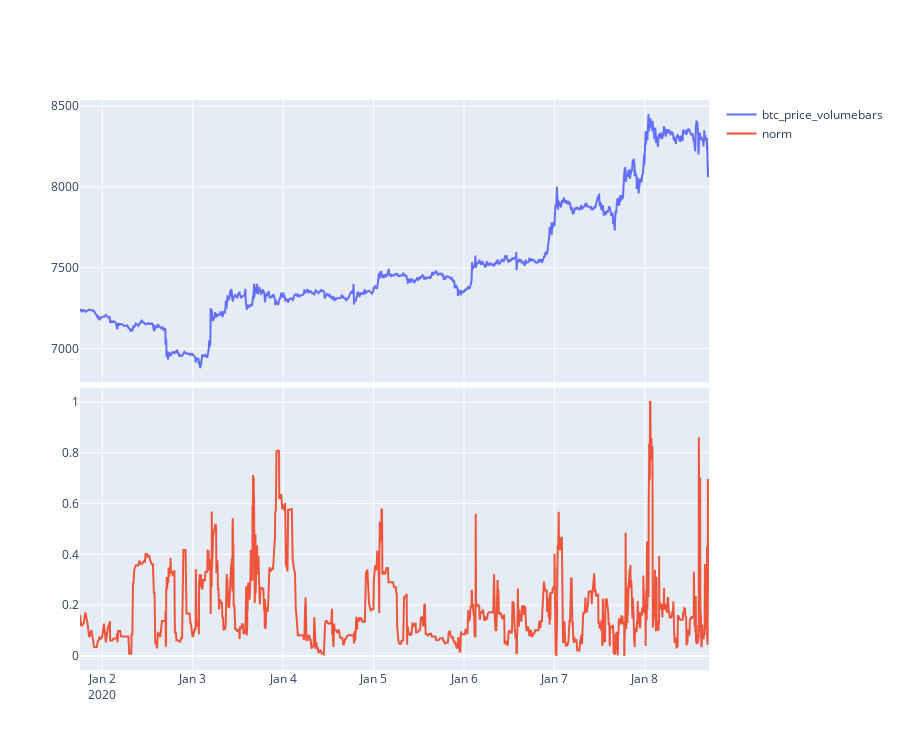

Here is the notebook cell this chart was saved with:
### Code cell
calced_df = pd.DataFrame(
    {
        # "log_price": log_price[1:],
        "btc_price_volumebars": data_df["Close"],
        "norm": norm[:,1][1:],
        # "vix_price": clean_data["^VIX"][50:]
        # "log_returns": np.diff(log_price),
    },
    index = y_sw[1:]
)



fig = make_subplots(rows=len(calced_df.keys()), cols=1, shared_xaxes=True, vertical_spacing = 0.01)
fig.update_layout(
    height=750,
    hovermode="x"
)

for i, col in enumerate(calced_df.keys(), start=1):
    if col == "norm":
        normed_norm = calced_df[col].values/max(calced_df[col].values)
        fig.add_trace(go.Scatter(x=calced_df[col].index, y=normed_norm, name=col), row=i, col=1)
    else:
        fig.add_trace(go.Scatter(x=calced_df[col].index, y=calced_df[col].values, name=col), row=i, col=1)
    
fig.show()

### Figure 1 — Plotly figure (JSON) as saved in the notebook; plotly's stock layout.template omitted (floating-point values rounded to 4 significant figures; data arrays with more than 128 entries replaced by an {"elided": "..."} marker saying what was removed)
{"data": [{"name": "btc_price_volumebars", "type": "scatter", "x": {"elided": "1988 str values"}, "xaxis": "x", "y": {"elided": "1988 float values"}, "yaxis": "y"}, {"name": "norm", "type": "scatter", "x": {"elided": "1988 str values"}, "xaxis": "x2", "y": {"elided": "1988 float values"}, "yaxis": "y2"}], "layout": {"height": 750, "hovermode": "x", "xaxis": {"anchor": "y", "domain": [0, 1], "matches": "x2", "showticklabels": false}, "xaxis2": {"anchor": "y2", "domain": [0, 1]}, "yaxis": {"anchor": "x", "domain": [0.505, 1]}, "yaxis2": {"anchor": "x2", "domain": [0, 0.495]}}}
